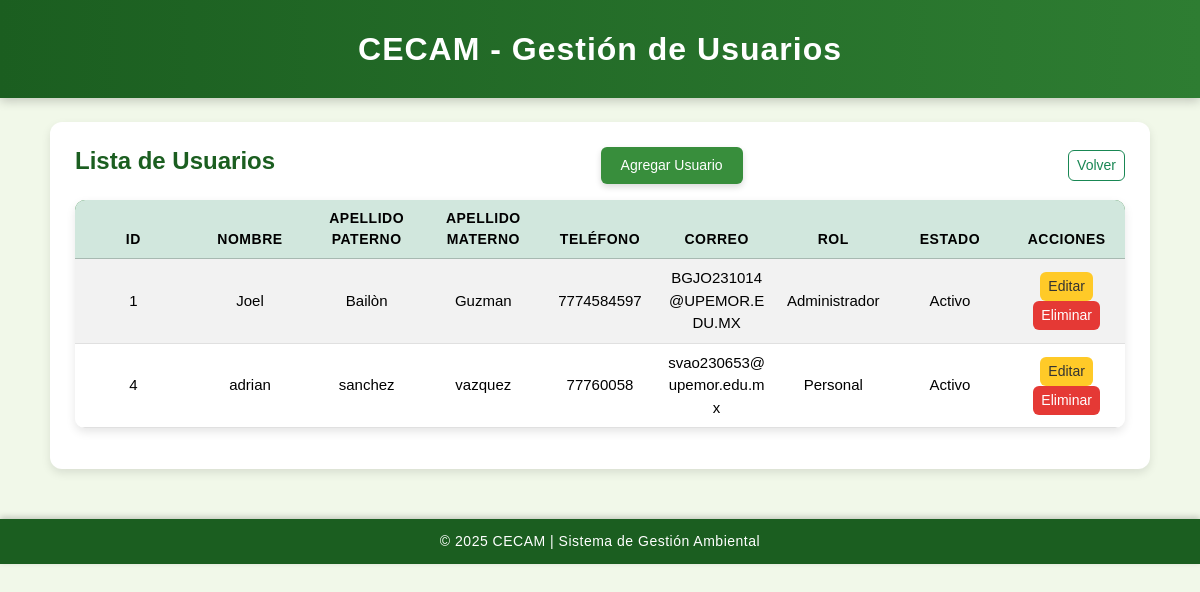
Page /index.php?view=gestion_usuarios (signed in) on the earlier database version.
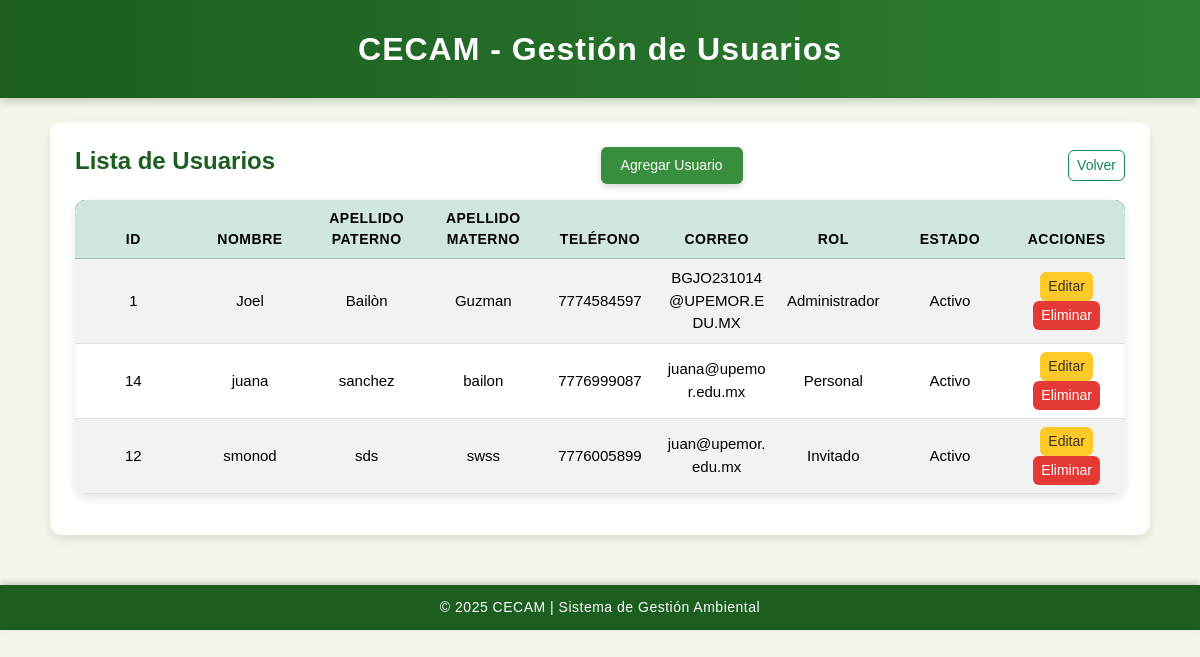
Same page on the later database version.
### tables this page shows
CREATE TABLE `usuario` (
  `idUsuario` int(11) NOT NULL AUTO_INCREMENT,
  `Nombre` varchar(50) NOT NULL,
  `ApellidoPaterno` varchar(50) NOT NULL,
  `ApellidoMaterno` varchar(50) DEFAULT NULL,
  `Telefono` varchar(15) DEFAULT NULL,
  `Correo` varchar(100) NOT NULL,
  `Pass` varchar(255) NOT NULL,
  `Cargo` varchar(100) DEFAULT NULL,
  `FechaRegistro` datetime DEFAULT current_timestamp(),
  `CreadoPor` int(11) DEFAULT NULL,
  `Estado` enum('Activo','Inactivo') DEFAULT 'Activo',
  `idRol` int(11) NOT NULL,
  PRIMARY KEY (`idUsuario`),
  UNIQUE KEY `Correo` (`Correo`),
  KEY `idRol` (`idRol`),
  KEY `fk_usuario_CreadoPor` (`CreadoPor`),
  CONSTRAINT `Usuario_ibfk_1` FOREIGN KEY (`idRol`) REFERENCES `rol` (`idRol`),
  CONSTRAINT `fk_usuario_CreadoPor` FOREIGN KEY (`CreadoPor`) REFERENCES `usuario` (`idUsuario`) ON DELETE SET NULL ON UPDATE CASCADE
);

CREATE TABLE `rol` (
  `idRol` int(11) NOT NULL AUTO_INCREMENT,
  `Nombre` varchar(50) NOT NULL,
  `Descripcion` text DEFAULT NULL,
  PRIMARY KEY (`idRol`)
);

### app/controllers/UsuarioController.php (called while the page is built, shortened)
<?php
require_once __DIR__ . '/../models/UsuarioModel.php';
class UsuarioController {
    private $model;
    public function __construct($connection = null) {
        $this->model = new UsuarioModel($connection);
    }
    public function index() {
        $usuarios = $this->model->getAllUsersWithRole();
        include __DIR__ . '/../views/gestion_usuarios.php';
    }
}

### app/models/Model.php (called while the page is built, shortened)
<?php
class Model
{
    public function __construct($connection = null)
    {
        if ($connection) {
            $this->db = $connection;
        } else {
            $database = new Database();
            $this->db = $database->connect();
        }
    }
}

### app/models/UsuarioModel.php (called while the page is built, shortened)
<?php
require_once(__DIR__ . '/Model.php');
class UsuarioModel extends Model
{
    public function getAllUsersWithRole()
    {
        $sql = "
            SELECT
                u.idUsuario,
                u.Nombre,
                u.ApellidoPaterno,
                u.ApellidoMaterno,
                u.Telefono,
                u.Correo,
                r.Nombre AS NombreRol,
                u.Estado
            FROM Usuario u
            JOIN Rol r ON u.idRol = r.idRol
            ORDER BY u.ApellidoPaterno, u.ApellidoMaterno, u.Nombre
        ";
        $result = $this->db->query($sql);
        return $result->fetch_all(MYSQLI_ASSOC);
    }
}
?>

### app/views/gestion_usuarios.php (the view, shortened to what this page needs)
<!DOCTYPE html>
<html lang="es">
<head>
  <link href="https://cdn.jsdelivr.net/npm/bootstrap@5.3.2/dist/css/bootstrap.min.css" rel="stylesheet">
  <link rel="stylesheet" href="public/css/usuarios.css">
</head>
<body>
<header>
  <h3>CECAM - Gestión de Usuarios</h3>
</header>
<div class="container mt-4">
  <div class="d-flex justify-content-between align-items-center mb-3">
    <h4>Lista de Usuarios</h4>
    <button class="btn btn-add" data-bs-toggle="modal" data-bs-target="#modalAgregar">Agregar Usuario</button>
    <a href="index.php?view=dashboard_admin" class="btn btn-outline-success btn-sm">Volver</a>
  </div>
  <table class="table table-striped text-center align-middle">
    <thead class="table-success">
      <tr>
        <th>ID</th>
        <th>Nombre</th>
        <th>Apellido Paterno</th>
        <th>Apellido Materno</th>
        <th>Teléfono</th>
        <th>Correo</th>
        <th>Rol</th>
        <th>Estado</th>
        <th>Acciones</th>
      </tr>
    </thead>
    <tbody>
      <?php if (!empty($usuarios)): ?>
        <?php foreach ($usuarios as $u): ?>
        <tr>
          <td><?= htmlspecialchars($u['idUsuario']) ?></td>
          <td><?= htmlspecialchars($u['Nombre']) ?></td>
          <td><?= htmlspecialchars($u['ApellidoPaterno']) ?></td>
          <td><?= htmlspecialchars($u['ApellidoMaterno']) ?></td>
          <td><?= htmlspecialchars($u['Telefono']) ?></td>
          <td><?= htmlspecialchars($u['Correo']) ?></td>
          <td><?= htmlspecialchars($u['NombreRol']) ?></td>
          <td><?= htmlspecialchars($u['Estado']) ?></td>
          <td>
            <button
              class="btn btn-warning btn-sm btnEditar"
              data-id="<?= $u['idUsuario'] ?>"
              data-nombre="<?= htmlspecialchars($u['Nombre']) ?>"
              data-apellido_paterno="<?= htmlspecialchars($u['ApellidoPaterno']) ?>"
              data-apellido_materno="<?= htmlspecialchars($u['ApellidoMaterno']) ?>"
              data-telefono="<?= htmlspecialchars($u['Telefono']) ?>"
              data-correo="<?= htmlspecialchars($u['Correo']) ?>"
              data-rol="<?= htmlspecialchars($u['NombreRol']) ?>"
              data-bs-toggle="modal"
              data-bs-target="#modalEditar"
            >Editar</button>
            <a href="index.php?controller=usuario&action=eliminar&id=<?= $u['idUsuario'] ?>"
               class="btn btn-danger btn-sm"
               onclick="return confirm('¿Estás seguro de eliminar este usuario?');">
               Eliminar
            </a>
          </td>
        </tr>
        <?php endforeach; ?>
      <?php else: ?>
        <tr><td colspan="9">No hay usuarios registrados.</td></tr>
      <?php endif; ?>
    </tbody>
  </table>
</div>
<footer>© 2025 CECAM | Sistema de Gestión Ambiental</footer>
</body>
</html>

Differences in the rows shown:
removed usuario: idUsuario "4", Nombre "adrian", ApellidoPaterno "sanchez", ApellidoMaterno "vazquez", Telefono "77760058", Correo "svao230653@upemor.edu.mx", idRol.Nombre "Personal", Estado "Activo"
added usuario: idUsuario "14", Nombre "juana", ApellidoPaterno "sanchez", ApellidoMaterno "bailon", Telefono "7776999087", Correo "juana@upemor.edu.mx", idRol.Nombre "Personal", Estado "Activo"
added usuario: idUsuario "12", Nombre "smonod", ApellidoPaterno "sds", ApellidoMaterno "swss", Telefono "7776005899", Correo "juan@upemor.edu.mx", idRol.Nombre "Invitado", Estado "Activo"
